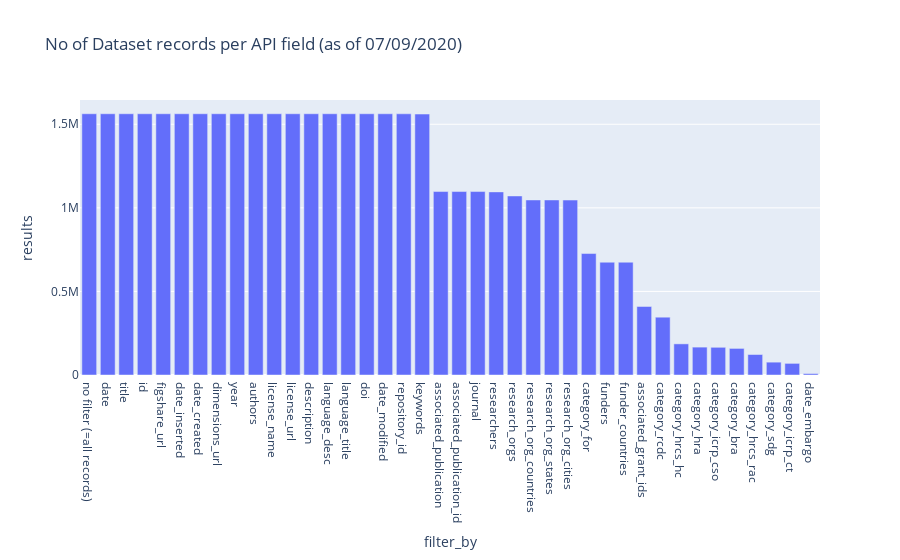

The notebook cell saved with this chart:
### Markdown cell above
### Creating a bar chart

> NOTE: a standalone version of this chart is also [available online](http://api-sample-data.dimensions.ai/dataviz-exports/1-introducing-datasets/dataset-fields-overview.html)

### Code cell
from datetime import date
today = date.today().strftime("%d/%m/%Y")

fig = px.bar(df, 
             x=df['filter_by'], 
             y=df['results'],
             title=f"No of Dataset records per API field (as of {today})")

plot(fig, filename = 'dataset-fields-overview.html', auto_open=False)
fig.show()

### Figure 1 — Plotly figure (JSON) as saved in the notebook; plotly's stock layout.template omitted (floating-point values rounded to 4 significant figures)
{"data": [{"alignmentgroup": "True", "hovertemplate": "filter_by=%{x}<br>results=%{y}<extra></extra>", "legendgroup": "", "marker": {"color": "#636efa"}, "name": "", "offsetgroup": "", "orientation": "v", "showlegend": false, "textposition": "auto", "type": "bar", "x": ["no filter (=all records)", "date", "title", "id", "figshare_url", "date_inserted", "date_created", "dimensions_url", "year", "authors", "license_name", "license_url", "description", "language_desc", "language_title", "doi", "date_modified", "repository_id", "keywords", "associated_publication", "associated_publication_id", "journal", "researchers", "research_orgs", "research_org_countries", "research_org_states", "research_org_cities", "category_for", "funders", "funder_countries", "associated_grant_ids", "category_rcdc", "category_hrcs_hc", "category_hra", "category_icrp_cso", "category_bra", "category_hrcs_rac", "category_sdg", "category_icrp_ct", "date_embargo"], "xaxis": "x", "y": [1562963, 1562963, 1562963, 1562963, 1562963, 1562963, 1562963, 1562963, 1562963, 1562963, 1562962, 1562962, 1562951, 1562937, 1562937, 1562926, 1562836, 1562706, 1561236, 1097585, 1097585, 1097427, 1095472, 1071226, 1047301, 1047301, 1046630, 726625, 674791, 674781, 410030, 345879, 186297, 166770, 165713, 159065, 122630, 76867, 69508, 8402], "yaxis": "y"}], "layout": {"autosize": true, "barmode": "relative", "legend": {"tracegroupgap": 0}, "title": {"text": "No of Dataset records per API field (as of 07/09/2020)"}, "xaxis": {"anchor": "y", "autorange": true, "domain": [0, 1], "range": [-0.5, 39.5], "title": {"text": "filter_by"}, "type": "category"}, "yaxis": {"anchor": "x", "autorange": true, "domain": [0, 1], "range": [0, 1645000.0], "title": {"text": "results"}, "type": "linear"}}}
